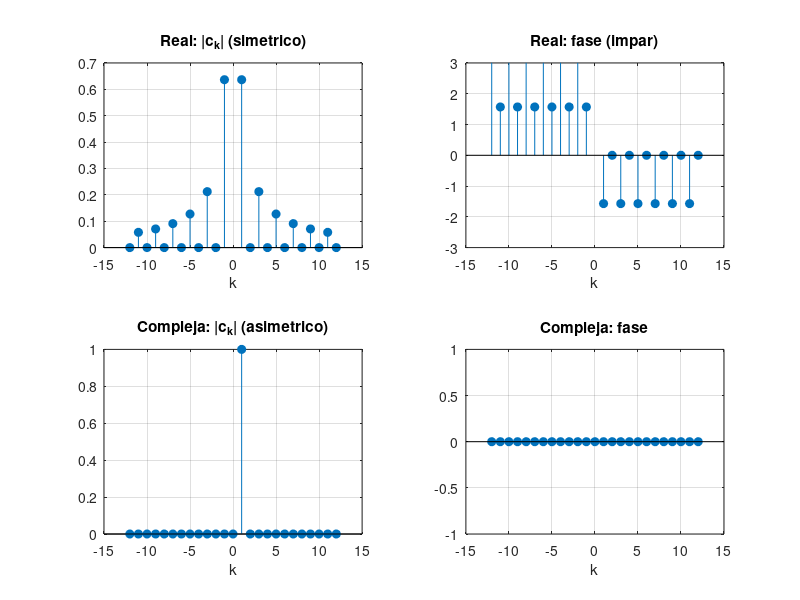

Recreate this plot in MATLAB.
% 11_espectro_bilateral.m
% Tema 2 - Espectro bilateral, frecuencias negativas y simetria hermitiana.
% Ejecutar:  octave-cli 11_espectro_bilateral.m
%
% Referencias a las laminas del Tema 2:
%   - "El espectro de magnitud y de fase"
%   - "Por que existen frecuencias negativas": para senales reales hay
%     simetria hermitiana; la asimetria implica senal compleja.

clear; close all; clc;

A = 1.0; T = 1.0; f0 = 1/T;

ck_cuadrada = @(k) (mod(k,2)==1) * (2*A/(1j*pi*k));

k = -12:12;
c_real = arrayfun(ck_cuadrada, k);

fprintf('============================================================\n');
fprintf('ESPECTRO BILATERAL Y SIMETRIA HERMITIANA\n');
fprintf('============================================================\n');

fprintf('\n[1] Senal real (onda cuadrada): espectro SIMETRICO\n');
fprintf('|c_1| = %.4f  |c_-1| = %.4f\n', abs(c_real(14)), abs(c_real(12)));
fprintf('fase c_1 = %+.4f  fase c_-1 = %+.4f (opuestas)\n', ...
        angle(c_real(14)), angle(c_real(12)));
fprintf('-> |c_-k| = |c_k|  y  fase impar  (simetria hermitiana)\n');

fprintf('\n[2] Senal compleja x(t) = e^{j2pi f0 t}: espectro ASIMETRICO\n');
fprintf('c_1 = 1 (solo frecuencia positiva); c_-1 = 0\n');

% graficas
figure;
subplot(2,2,1);
stem(k, abs(c_real), 'filled'); grid on;
title('Real: |c_k| (simetrico)'); xlabel('k');
subplot(2,2,2);
stem(k, angle(c_real), 'filled'); grid on;
title('Real: fase (impar)'); xlabel('k'); ylim([-3 3]);
subplot(2,2,3);
c_comp = double(k == 1);
stem(k, abs(c_comp), 'filled'); grid on;
title('Compleja: |c_k| (asimetrico)'); xlabel('k');
subplot(2,2,4);
stem(k, angle(double(k==1)), 'filled'); grid on;
title('Compleja: fase'); xlabel('k');

fprintf('\n[3] Espectro unilateral (frecuencias positivas, senal real):\n');
fprintf('se duplica la amplitud de |c_k| (k>0): P = |c_0|^2 + 2 sum |c_k|^2\n');
for kk = 1:6
  fprintf('|c_%d| unilateral = %.4f\n', kk, 2*abs(ck_cuadrada(kk)));
end

%% --------------------------------------------------------------------------
%% Ejercicios propuestos (complete y verifique)
%% --------------------------------------------------------------------------
%  E1. Verifique que la potencia bilateral = potencia unilateral.
%  E2. x(t) = cos(2pi f0 t): muestre dos lineas en +f0 y -f0 (ampl. 1/2).
%  E3. Explique por que las frecuencias negativas no son fisicas pero
%      simplifican el calculo (formulacion exponencial).
%  E4. x(t) = e^{j2pi f1 t} + e^{j2pi f2 t}: grafique y observe que no hay
%      simetria.
